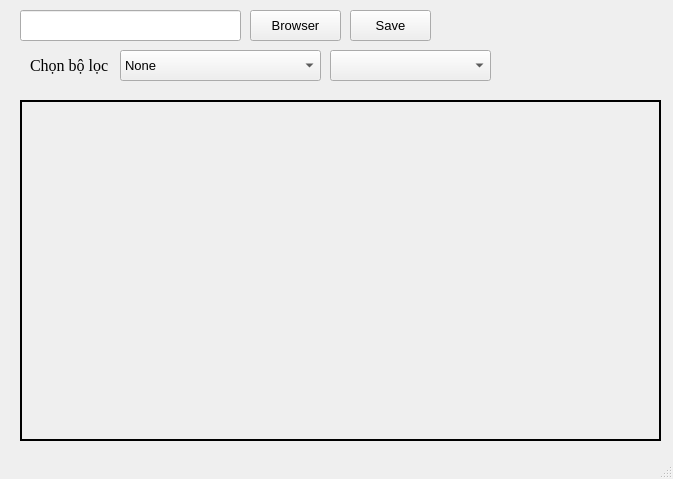
<?xml version="1.0" encoding="UTF-8"?>
<ui version="4.0">
 <class>MainWindow</class>
 <widget class="QMainWindow" name="MainWindow">
  <property name="geometry">
   <rect>
    <x>0</x>
    <y>0</y>
    <width>673</width>
    <height>479</height>
   </rect>
  </property>
  <property name="sizePolicy">
   <sizepolicy hsizetype="Preferred" vsizetype="Preferred">
    <horstretch>0</horstretch>
    <verstretch>0</verstretch>
   </sizepolicy>
  </property>
  <property name="font">
   <font>
    <pointsize>10</pointsize>
   </font>
  </property>
  <property name="windowTitle">
   <string>MainWindow</string>
  </property>
  <widget class="QWidget" name="centralwidget">
   <widget class="QPushButton" name="browser">
    <property name="geometry">
     <rect>
      <x>250</x>
      <y>10</y>
      <width>91</width>
      <height>31</height>
     </rect>
    </property>
    <property name="text">
     <string>Browser</string>
    </property>
    <property name="icon">
     <iconset>
      <normaloff>icon/browser-icon-image.jpg</normaloff>icon/browser-icon-image.jpg</iconset>
    </property>
   </widget>
   <widget class="QLabel" name="screen">
    <property name="geometry">
     <rect>
      <x>20</x>
      <y>100</y>
      <width>641</width>
      <height>341</height>
     </rect>
    </property>
    <property name="frameShape">
     <enum>QFrame::WinPanel</enum>
    </property>
    <property name="text">
     <string/>
    </property>
    <property name="scaledContents">
     <bool>true</bool>
    </property>
   </widget>
   <widget class="QComboBox" name="check_box">
    <property name="geometry">
     <rect>
      <x>120</x>
      <y>50</y>
      <width>201</width>
      <height>31</height>
     </rect>
    </property>
    <item>
     <property name="text">
      <string>None</string>
     </property>
    </item>
    <item>
     <property name="text">
      <string>Bộ lọc tần số</string>
     </property>
    </item>
    <item>
     <property name="text">
      <string>Bộ lọc thời gian</string>
     </property>
    </item>
   </widget>
   <widget class="QLabel" name="label_2">
    <property name="geometry">
     <rect>
      <x>30</x>
      <y>50</y>
      <width>111</width>
      <height>31</height>
     </rect>
    </property>
    <property name="font">
     <font>
      <family>Times New Roman</family>
      <pointsize>12</pointsize>
     </font>
    </property>
    <property name="text">
     <string>Chọn bộ lọc</string>
    </property>
    <property name="scaledContents">
     <bool>false</bool>
    </property>
   </widget>
   <widget class="QLineEdit" name="line_Edit">
    <property name="geometry">
     <rect>
      <x>20</x>
      <y>10</y>
      <width>221</width>
      <height>31</height>
     </rect>
    </property>
    <property name="font">
     <font>
      <family>Times New Roman</family>
      <pointsize>10</pointsize>
     </font>
    </property>
   </widget>
   <widget class="QComboBox" name="check_box_2">
    <property name="geometry">
     <rect>
      <x>330</x>
      <y>50</y>
      <width>161</width>
      <height>31</height>
     </rect>
    </property>
   </widget>
   <widget class="QPushButton" name="save">
    <property name="geometry">
     <rect>
      <x>350</x>
      <y>10</y>
      <width>81</width>
      <height>31</height>
     </rect>
    </property>
    <property name="text">
     <string>Save</string>
    </property>
    <property name="icon">
     <iconset>
      <normaloff>icon/save-icon-png-image.jpg</normaloff>icon/save-icon-png-image.jpg</iconset>
    </property>
   </widget>
  </widget>
  <widget class="QStatusBar" name="statusbar"/>
 </widget>
 <resources/>
 <connections/>
</ui>
